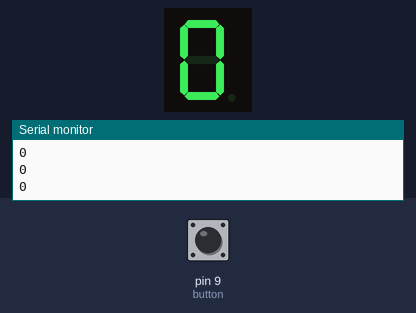
This sketch was run on a simulated Arduino Uno, built with avr-gcc and run on an emulated ATmega328P. Parts: 1-digit seven-segment display, the last lines printed to the serial monitor. Wiring (inferred from the names in the program): 1-digit 7-segment display, segments lit when LOW: segments pin 2, pin 3, pin 4, pin 5, pin 6, pin 7, pin 8. The test bench sets the inputs (shaded band); at power-on: pin 9 (button) LOW. Random numbers use the default seed unless the sketch sets one; the segment pins are drawn as the display they are named for.

Above: at 1.2 s.
1.3 s: pin 9 (button) pulled HIGH for 1 s
At 2.9 s:
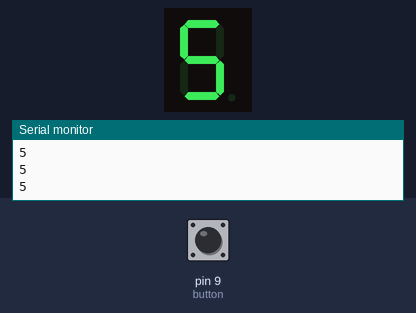
3.8 s: pin 9 (button) pulled HIGH for 0.25 s
At 5.4 s:
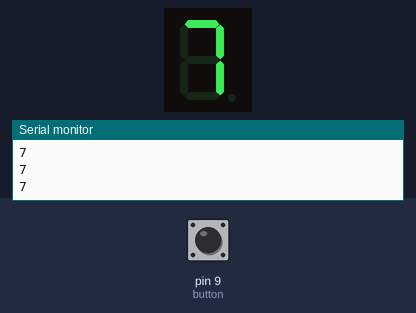
5.7 s: pin 9 (button) pulled HIGH for 0.25 s
At 6.9 s:
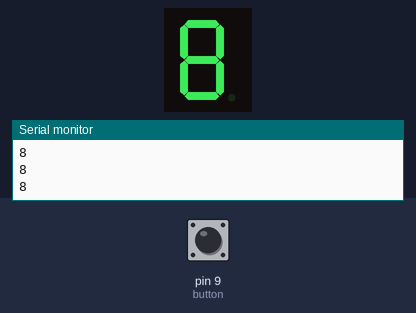
7.5 s: pin 9 (button) pulled HIGH for 1 s
At 7.93 s:
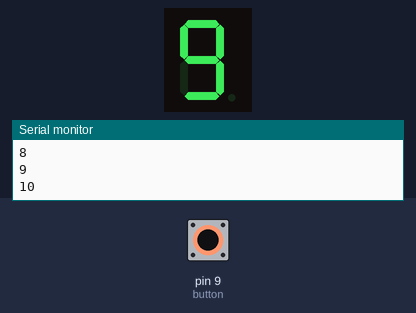
Timing chart, 0 to 10.5 s (numbered marks = the images above; inputs shaded):
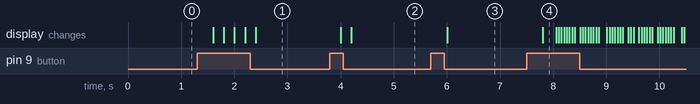

The sketch:

Part03_SwitchLED7Seg.ino
```cpp
#define a 2
#define b 3
#define c 4
#define d 5
#define e 6
#define f 7
#define g 8
#define button 9
int COUNT = 0;
int ranCOUNT = 0;
void setup() {
  pinMode(button, INPUT);
  for(int i = 2; i < 9; i++){
    pinMode(i,OUTPUT);
  }
  Serial.begin(9600);
}

void loop() {
  switch(COUNT){
    case 0:
      digitalWrite(a, LOW);
      digitalWrite(b, LOW);
      digitalWrite(c, LOW);
      digitalWrite(d, LOW);
      digitalWrite(e, LOW);
      digitalWrite(f, LOW);
      digitalWrite(g, HIGH);
      break;
    case 1:
      digitalWrite(a, HIGH);
      digitalWrite(b, LOW);
      digitalWrite(c, LOW);
      digitalWrite(d, HIGH);
      digitalWrite(e, HIGH);
      digitalWrite(f, HIGH);
      digitalWrite(g, HIGH);
      break;
    case 2:
      digitalWrite(a, LOW);
      digitalWrite(b, LOW);
      digitalWrite(c, HIGH);
      digitalWrite(d, LOW);
      digitalWrite(e, LOW);
      digitalWrite(f, HIGH);
      digitalWrite(g, LOW);
      break;
    case 3:
      digitalWrite(a, LOW);
      digitalWrite(b, LOW);
      digitalWrite(c, LOW);
      digitalWrite(d, LOW);
      digitalWrite(e, HIGH);
      digitalWrite(f, HIGH);
      digitalWrite(g, LOW);
      break;
    case 4:
      digitalWrite(a, HIGH);
      digitalWrite(b, LOW);
      digitalWrite(c, LOW);
      digitalWrite(d, HIGH);
      digitalWrite(e, HIGH);
      digitalWrite(f, LOW);
      digitalWrite(g, LOW);
      break;
    case 5:
      digitalWrite(a, LOW);
      digitalWrite(b, HIGH);
      digitalWrite(c, LOW);
      digitalWrite(d, LOW);
      digitalWrite(e, HIGH);
      digitalWrite(f, LOW);
      digitalWrite(g, LOW);
      break;
    case 6:
      digitalWrite(a, LOW);
      digitalWrite(b, HIGH);
      digitalWrite(c, LOW);
      digitalWrite(d, LOW);
      digitalWrite(e, LOW);
      digitalWrite(f, LOW);
      digitalWrite(g, LOW);
      break;
    case 7:
      digitalWrite(a, LOW);
      digitalWrite(b, LOW);
      digitalWrite(c, LOW);
      digitalWrite(d, HIGH);
      digitalWrite(e, HIGH);
      digitalWrite(f, HIGH);
      digitalWrite(g, HIGH);
      break;
    case 8:
      digitalWrite(a, LOW);
      digitalWrite(b, LOW);
      digitalWrite(c, LOW);
      digitalWrite(d, LOW);
      digitalWrite(e, LOW);
      digitalWrite(f, LOW);
      digitalWrite(g, LOW);
      break;
    case 9:
      digitalWrite(a, LOW);
      digitalWrite(b, LOW);
      digitalWrite(c, LOW);
      digitalWrite(d, LOW);
      digitalWrite(e, HIGH);
      digitalWrite(f, LOW);
      digitalWrite(g, LOW);
      break;
  }
  switch(ranCOUNT){
    case 10:
      digitalWrite(a, LOW);
      digitalWrite(b, LOW);
      digitalWrite(c, LOW);
      digitalWrite(d, LOW);
      digitalWrite(e, LOW);
      digitalWrite(f, LOW);
      digitalWrite(g, HIGH);
      break;
    case 11:
      digitalWrite(a, HIGH);
      digitalWrite(b, LOW);
      digitalWrite(c, LOW);
      digitalWrite(d, HIGH);
      digitalWrite(e, HIGH);
      digitalWrite(f, HIGH);
      digitalWrite(g, HIGH);
      break;
    case 12:
      digitalWrite(a, LOW);
      digitalWrite(b, LOW);
      digitalWrite(c, HIGH);
      digitalWrite(d, LOW);
      digitalWrite(e, LOW);
      digitalWrite(f, HIGH);
      digitalWrite(g, LOW);
      break;
    case 13:
      digitalWrite(a, LOW);
      digitalWrite(b, LOW);
      digitalWrite(c, LOW);
      digitalWrite(d, LOW);
      digitalWrite(e, HIGH);
      digitalWrite(f, HIGH);
      digitalWrite(g, LOW);
      break;
    case 14:
      digitalWrite(a, HIGH);
      digitalWrite(b, LOW);
      digitalWrite(c, LOW);
      digitalWrite(d, HIGH);
      digitalWrite(e, HIGH);
      digitalWrite(f, LOW);
      digitalWrite(g, LOW);
      break;
    case 15:
      digitalWrite(a, LOW);
      digitalWrite(b, HIGH);
      digitalWrite(c, LOW);
      digitalWrite(d, LOW);
      digitalWrite(e, HIGH);
      digitalWrite(f, LOW);
      digitalWrite(g, LOW);
      break;
    case 16:
      digitalWrite(a, LOW);
      digitalWrite(b, HIGH);
      digitalWrite(c, LOW);
      digitalWrite(d, LOW);
      digitalWrite(e, LOW);
      digitalWrite(f, LOW);
      digitalWrite(g, LOW);
      break;
    case 17:
      digitalWrite(a, LOW);
      digitalWrite(b, LOW);
      digitalWrite(c, LOW);
      digitalWrite(d, HIGH);
      digitalWrite(e, HIGH);
      digitalWrite(f, HIGH);
      digitalWrite(g, HIGH);
      break;
    case 18:
      digitalWrite(a, LOW);
      digitalWrite(b, LOW);
      digitalWrite(c, LOW);
      digitalWrite(d, LOW);
      digitalWrite(e, LOW);
      digitalWrite(f, LOW);
      digitalWrite(g, LOW);
      break;
    case 19:
      digitalWrite(a, LOW);
      digitalWrite(b, LOW);
      digitalWrite(c, LOW);
      digitalWrite(d, LOW);
      digitalWrite(e, HIGH);
      digitalWrite(f, LOW);
      digitalWrite(g, LOW);
      break;
  }
  if(COUNT <10){
    int state = digitalRead(button);
    if(state == 1){
      COUNT++;
    }
    Serial.println(COUNT);
    delay(200);
  }
  else if (COUNT >= 10){
    Serial.println(ranCOUNT);
    ranCOUNT = random(10, 19);
    delay(50);
  }
}
```

Measured:
- after the input at 1.3 s, the display: first changes after 0.30 s (image 1 shows a later state)
- after the input at 3.8 s, the display: first changes after 0.20 s (image 2 shows a later state)
- after the input at 5.7 s, the display: changes after 0.30 s (image 3)
- after the input at 7.5 s, the display: changes after 0.31 s (image 4)
